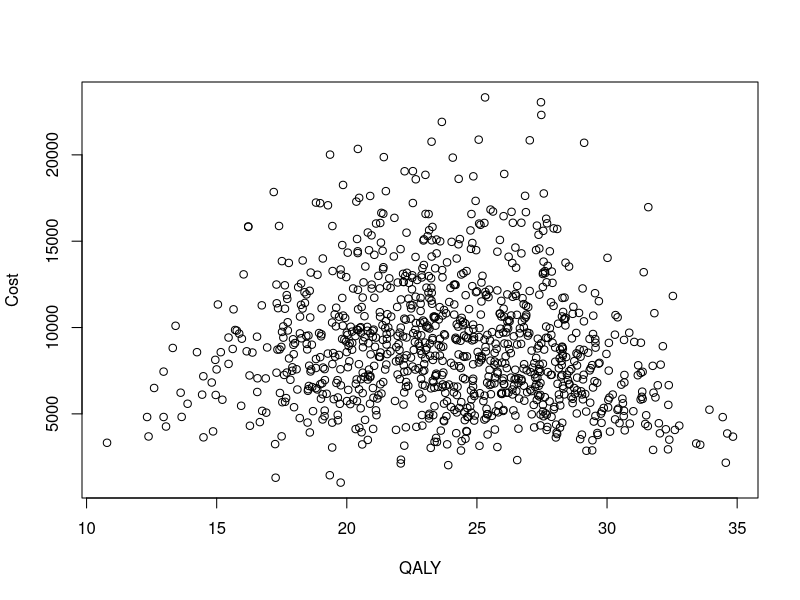

Generate this figure with R:
N_psa <- 1000

params <- data.frame(
  p_Healthy_Diseased = rbeta(N_psa, 3, 97),
  p_Healthy_Dead     = rbeta(N_psa, 1, 99),
  p_Diseased_Dead    = rbeta(N_psa, 5, 95),
  
  c_Healthy  = rgamma(N_psa, shape = 25, scale = 50 / 25),
  c_Diseased = rgamma(N_psa, shape = 25, scale = 1000 / 25),
  q_Healthy  = rbeta(N_psa, 90, 10),
  q_Diseased = rbeta(N_psa, 60, 40)
)

model <- function(.params) {
  with(.params, {
    n_t <- 40
    n_s <- 3
    n_c <- 1000
    
    v_state_names <- c("Healthy", "Diseased", "Dead")
    
    m_P <- matrix(
      0,
      nrow = 3,
      ncol = 3,
      dimnames = list(from = v_state_names,
                      to = v_state_names)
    )
    
    m_P["Healthy",   "Healthy"] <-
      1 - p_Healthy_Diseased - p_Healthy_Dead
    m_P["Healthy",  "Diseased"] <- p_Healthy_Diseased
    m_P["Healthy",      "Dead"] <- p_Healthy_Dead
    m_P["Diseased", "Diseased"] <- 1 - p_Diseased_Dead
    m_P["Diseased",     "Dead"] <- p_Diseased_Dead
    m_P["Dead",         "Dead"] <- 1
    
    state_membership <- array(
      NA_real_,
      dim = c(n_t, n_s),
      dimnames = list(cycle = 1:n_t,
                      state = v_state_names)
    )
    
    state_membership[1,] <- c(n_c, 0, 0)
    
    for (i in 2:n_t) {
      state_membership[i,] <- state_membership[i - 1,] %*% m_P
    }
    
    m_payoffs <- matrix(
      0,
      nrow = 3,
      ncol = 2,
      dimnames = list(state = v_state_names,
                      payoff = c("Cost", "QALY"))
    )
    
    m_payoffs["Healthy",  "Cost"] <- c_Healthy
    m_payoffs["Healthy",  "QALY"] <- q_Healthy
    m_payoffs["Diseased", "Cost"] <- c_Diseased
    m_payoffs["Diseased", "QALY"] <- q_Diseased
    
    payoff_trace <- state_membership %*% m_payoffs
    
    colSums(payoff_trace) / n_c
    
  })
}

psa_results <- t(sapply(
  X = split(params, 1:N_psa),
  FUN = model,
  simplify = TRUE
))

plot(psa_results[, 2], psa_results[, 1], type = 'p', xlab = "QALY", ylab = "Cost")

